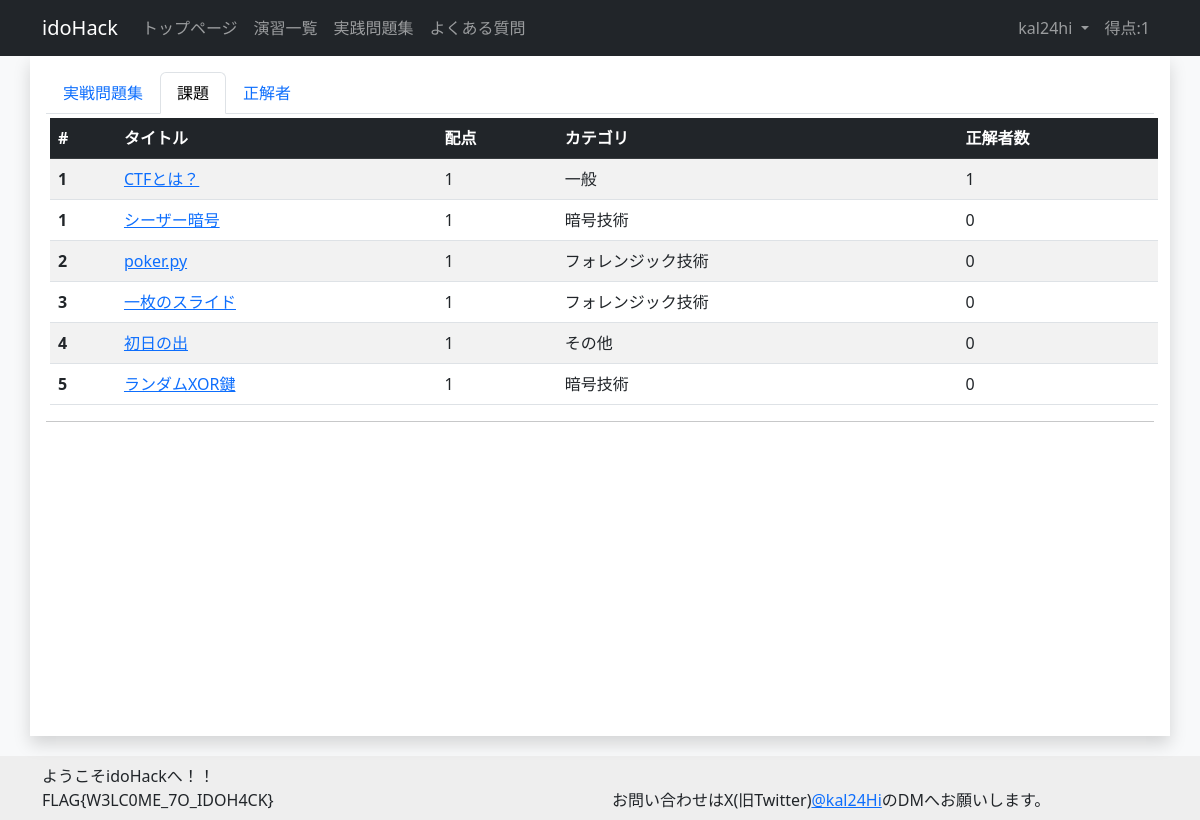
/exercise/6/tasks/ (signed in), run on the app's committed database.
### account/models.py (models this page shows)
class CustomUser(AbstractUser):
    total_score = models.IntegerField(default=0, verbose_name="総得点") # ユーザの総得点
    biography = models.TextField(max_length=500, blank=True, verbose_name="自己紹介") # ユーザの自己紹介
    twitter_url = models.URLField(max_length=200, blank=True, verbose_name="TwitterURL") # ユーザのTwitterのURL
    github_url = models.URLField(max_length=200, blank=True, verbose_name="GitHubURL") # ユーザのGitHubのURL
    linkedin_url = models.URLField(max_length=200, blank=True, verbose_name="LinkedInURL") # ユーザのLinkedInのURL
    country = models.CharField(max_length=100, blank=True, verbose_name="国籍") # ユーザの国籍
    occupation = models.CharField(max_length=50, verbose_name="職業", choices=(('Student', '学生'),
                                          ('teacher', '教員'),
                                          ('SecurityEngineer', 'セキュリティエンジニア'),
                                          ('IT', 'IT職'),
                                          ('other', 'その他')))
    is_active = models.BooleanField(default=True, verbose_name="アクティブユーザ") # ユーザがアクティブかどうか
    is_staff = models.BooleanField(default=False, verbose_name="スタッフユーザ") # ユーザがスタッフかどうか
    is_writer = models.BooleanField(default=False, verbose_name="作問ユーザ") # ユーザが作問者かどうか

### challenge/models.py (models this page shows, shortened)
class ExerciseModel(models.Model):
    category = models.ForeignKey(CategoryModel, on_delete=models.SET_NULL, null=True, verbose_name="カテゴリ") # カテゴリ
    exercise_number = models.IntegerField(default=0, verbose_name="番号") # 演習の番号
    exercise_title = models.CharField(max_length=100, default="", verbose_name="タイトル") # 演習のタイトル
    summary = models.TextField(blank=True, default="", verbose_name="概要") # 演習の概要
    exercise_discription = MDTextField(default="", verbose_name="説明") # 演習の説明
    visible = models.BooleanField(default=False, verbose_name="一般ユーザへの公開") # 演習が公開されているかどうか
    textbook = MDTextField(blank=True, verbose_name="教科書") # 教科書のURL
    explanation = MDTextField(blank=True, verbose_name="解説") # 解説のURL
    created_at = models.DateTimeField(auto_now_add=True, verbose_name="作成日時") # 課題の作成日時
    updated_at = models.DateTimeField(auto_now=True, verbose_name="作成日時") # 課題の更新日時
    class Meta:
        verbose_name = 'Exercise'

class ChallengeModel(models.Model):
    category = models.ForeignKey(CategoryModel, on_delete=models.SET_NULL, null=True, verbose_name="カテゴリ") # カテゴリ
    exercise_title = models.ForeignKey(ExerciseModel, on_delete=models.SET_NULL, null=True, verbose_name="演習名") # 演習のタイトル
    challenge_number = models.IntegerField(default=0, verbose_name="番号") # 課題の番号
    challenge_title = models.CharField(max_length=100,  default="", verbose_name="タイトル", unique=True) # 課題のタイトル
    score = models.IntegerField(default="", verbose_name="配点") # 課題の配点
    flag = models.CharField(max_length=100,  default="", verbose_name="フラグ") # フラグ
    visible = models.BooleanField(default=False, verbose_name="一般ユーザへの公開") # 課題が公開されているかどうか
    is_practice = models.BooleanField(default=False, verbose_name="実戦問題に表示する。") # 実戦問題かどうか
    discription = MDTextField(default="", verbose_name="説明") # 課題の説明
    hint_one = models.CharField(max_length=200, default="", blank=True, verbose_name="ヒントその１")
    hint_two = models.CharField(max_length=200, default="", blank=True, verbose_name="ヒントその２")
    hint_three = models.CharField(max_length=200, default="", blank=True, verbose_name="ヒントその３")
    cleared_count = models.IntegerField(default=0, verbose_name="クリア者数") # 課題をクリアした人数
    created_at = models.DateTimeField(auto_now_add=True, verbose_name="作成日時") # 課題の作成日時
    updated_at = models.DateTimeField(auto_now=True, verbose_name="更新日時") # 課題の更新日時
    class Meta:
        verbose_name = 'Challenge'

class CategoryModel(models.Model):
    category = models.CharField(max_length=100, default="", verbose_name="カテゴリ名") # カテゴリ名
    category_discription = models.TextField(blank=True, default="", verbose_name="説明") # カテゴリの説明
    class Meta:
        verbose_name = 'Category'

### challenge/views.py (the view)
# urls.py: path('exercise/<int:pk>/tasks/', views.ChallengeListView.as_view(), name='challenge_list'),
class ChallengeListView(LoginRequiredMixin, ListView):
    model = ChallengeModel
    template_name = 'challenge/challenge_list.html'
    context_object_name = 'challenge_list'
    def get_queryset(self) -> Any:
        if ExerciseModel.objects.get(pk=self.kwargs['pk']).exercise_title == "実戦問題集":
            return ChallengeModel.objects.filter(is_practice=True)
        else:
            return ChallengeModel.objects.filter(exercise_title=self.kwargs['pk'])
    def get_context_data(self, **kwargs: Any) -> Any:
        context = super().get_context_data(**kwargs)
        context['exercise_detail'] = ExerciseModel.objects.get(pk=self.kwargs['pk'])
        return context

### templates/challenge/challenge_list.html (shortened to what this page needs)
{% extends "base.html" %}
{% load markdown_extras%}
{% block content %}
<ul class="nav nav-tabs">
  <li class="nav-item">
    <a class="nav-link" aria-current="page" href="{%url 'exercise_detail' exercise_detail.id%}">{{exercise_detail.exercise_title}}</a>
  </li>
  <li class="nav-item">
    <a class="nav-link active" aria-current="page" href="{%url 'challenge_list' exercise_detail.id%}">課題</a>
  </li>
  <li class="nav-item">
    <a class="nav-link " aria-current="page" href="{%url 'submit' exercise_detail.id%}">正解者</a>
  </li>
</ul>
<table class="table table-striped table-hover m-1">
  <thead>
    <tr class="table-dark">
      <th scope="col">#</th>
      <th scope="col">タイトル</th>
      <th scope="col">配点</th>
      <th scope="col">カテゴリ</th>
      <th scope="col">正解者数</th>
    </tr>
  </thead>
  <tbody>
        {%for challenge in challenge_list%}
        <tr>
            <th scope="row">{{challenge.challenge_number}}</th>
            <td>
              <a href="{%url 'challenge_detail' exercise_detail.id challenge.id%}">{{challenge.challenge_title}}</a>
            </td>
            <td>{{challenge.score}}</td>
            <td>{{challenge.category.category}}</td>
            <td>{{challenge.cleared_count}}</td>
        </tr>
        {%endfor%}
  </tbody>
</table>
{% endblock %}

### templates/base.html (shortened to what this page needs)
{% load static %}
<!DOCTYPE html>
<html style="height: 100%;">
<head>
    <link href="{% static 'mdeditor/css/editormd.min.css' %}" rel="stylesheet">
    <link href="{% static 'mdeditor/css/editormd.preview.css' %}" rel="stylesheet">
    <link href="https://cdn.jsdelivr.net/npm/bootstrap@5.3.0/dist/css/bootstrap.min.css" rel="stylesheet"
>
</head>
<body class="bg-light" style="height: 100%;">
<nav class="navbar navbar-expand-lg navbar-dark bg-dark sticky-top">
  <div class="container">
    <a class="navbar-brand " href="#">idoHack</a>
      <div class="collapse navbar-collapse" id="navbarNavDropdown">
        <ul class="navbar-nav me-auto">
          <li class="nav-item">
            <a class="nav-link" href="{%url 'index'%}">トップページ</a>
          </li>
          <li class="nav-item">
            <a class="nav-link" href="{%url 'exercise_list'%}">演習一覧</a>
          </li>
          <li class="nav-item">
            <a class="nav-link" href="{%url 'exercise_detail' 6%}">実践問題集</a>
          </li>
          <li class="nav-item">
            <a class="nav-link" href="{%url 'faq'%}">よくある質問</a>
          </li>
        </ul>
        <ul class="navbar-nav">
        {% if user.is_authenticated %}
        <li class="nav-item dropdown">
          <a class="nav-link dropdown-toggle" href="#" role="button" data-bs-toggle="dropdown" aria-expanded="false">
            {{user.username}}
          </a>
        </li>
        <li class="nav-item">
          <a class="nav-link">得点:{{user.total_score}}</a>
        </li>
        {% endif %}
        </ul>
      </div>
  </div>
</nav>
<body>
<div class="container shadow p-3 bg-white" style="min-height: 85%; position: relative;">
    {% block content %}{% endblock content%}
    <hr>
</div>
<div class="p-2" style="background-color:#EEEEEE; margin-top: 20px; margin-bottom: 10%; width: 100%;">
  <div class="container">
    <div class="row">
      <div class="col-md-6">
        ようこそidoHackへ！！</br>
        FLAG{W3LC0ME_7O_IDOH4CK}</br>
      </div>
      <div class="col-md-6">
        お問い合わせはX(旧Twitter)<a href="https://twitter.com/kal24Hi" target="_blank" rel="noopener noreferrer">@kal24Hi</a>のDMへお願いします。
      </div>
    </div>
  </div>
</div>
</body>

### data on the page
CustomUser: username "kal24hi", total_score "1"
ExerciseModel: exercise_title "実戦問題集"
ChallengeModel: challenge_number "1", challenge_title "CTFとは？", score "1", category.category "一般", cleared_count "1"
ChallengeModel: challenge_number "1", challenge_title "シーザー暗号", score "1", category.category "暗号技術", cleared_count "0"
ChallengeModel: challenge_number "2", challenge_title "poker.py", score "1", category.category "フォレンジック技術", cleared_count "0"
ChallengeModel: challenge_number "3", challenge_title "一枚のスライド", score "1", category.category "フォレンジック技術", cleared_count "0"
ChallengeModel: challenge_number "4", challenge_title "初日の出", score "1", category.category "その他", cleared_count "0"
ChallengeModel: challenge_number "5", challenge_title "ランダムXOR鍵", score "1", category.category "暗号技術", cleared_count "0"
